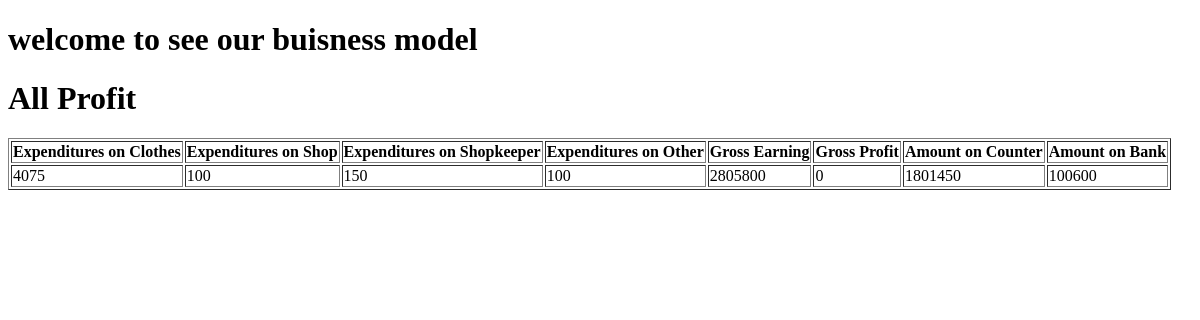
The page /profit/ on the database as committed earlier.
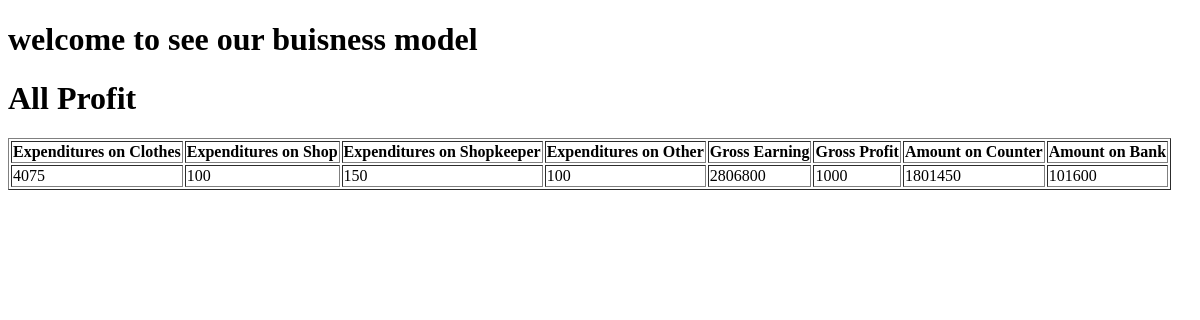
The same page on the database as committed later.
### account/models.py (models this page shows)
class Profit(models.Model):
    total_expenses_on_clothes=models.PositiveIntegerField(default=0)
    total_expenses_on_shop=models.PositiveBigIntegerField(default=0)
    total_expenses_on_shopkeeper=models.PositiveIntegerField(default=0)
    total_expenses_on_other=models.PositiveIntegerField(default=0)
    gross_earning=models.PositiveIntegerField(default=0)
    gross_profit=models.IntegerField(default=0)
    cur_amount_on_counter=models.PositiveIntegerField(default=0)
    cur_amount_on_bank=models.PositiveIntegerField(default=0)

### account/views.py (the view)
# urls.py: path('profit/',views.profit_view,name='profit'),
def profit_view(request):
    profit=Profit.objects.all()
    return render(request,"profit.html",{'context':profit})

### account/templates/profit.html (shortened to what this page needs)
<!DOCTYPE html>
<html lang="en">
<head>
</head>
<body>
    <p><h1>welcome to see our buisness model</h1></p>
    <h1>All Profit</h1>
    <table border="1">
        <thead>
            <tr>
                <th>Expenditures on Clothes</th>
                <th>Expenditures on Shop</th>
                <th>Expenditures on Shopkeeper</th>
                <th>Expenditures on Other</th>
                <th>Gross Earning</th>
                <th>Gross Profit</th>
                <th>Amount on Counter</th>
                <th>Amount on Bank</th>
            </tr>
        </thead>
        <tbody>
            {% for profit in context %}
            <tr>
                <td>{{ profit.total_expenses_on_clothes }}</td>
                <td>{{ profit.total_expenses_on_shop }}</td>
                <td>{{ profit.total_expenses_on_shopkeeper }}</td>
                <td>{{ profit.total_expenses_on_other }}</td>
                <td>{{ profit.gross_earning }}</td>
                <td>{{ profit.gross_profit }}</td>
                <td>{{ profit.cur_amount_on_counter }}</td>
                <td>{{ profit.cur_amount_on_bank }}</td>
            </tr>
            {% empty %}
            <tr>
                <td colspan="7">No transactions found.</td>
            </tr>
            {% endfor %}
        </tbody>
    </table>
</body>
</html>

Rows that differ between the two databases and show on the page:
changed Profit: gross_earning "2805800" → "2806800"; gross_profit "0" → "1000"; cur_amount_on_bank "100600" → "101600"
